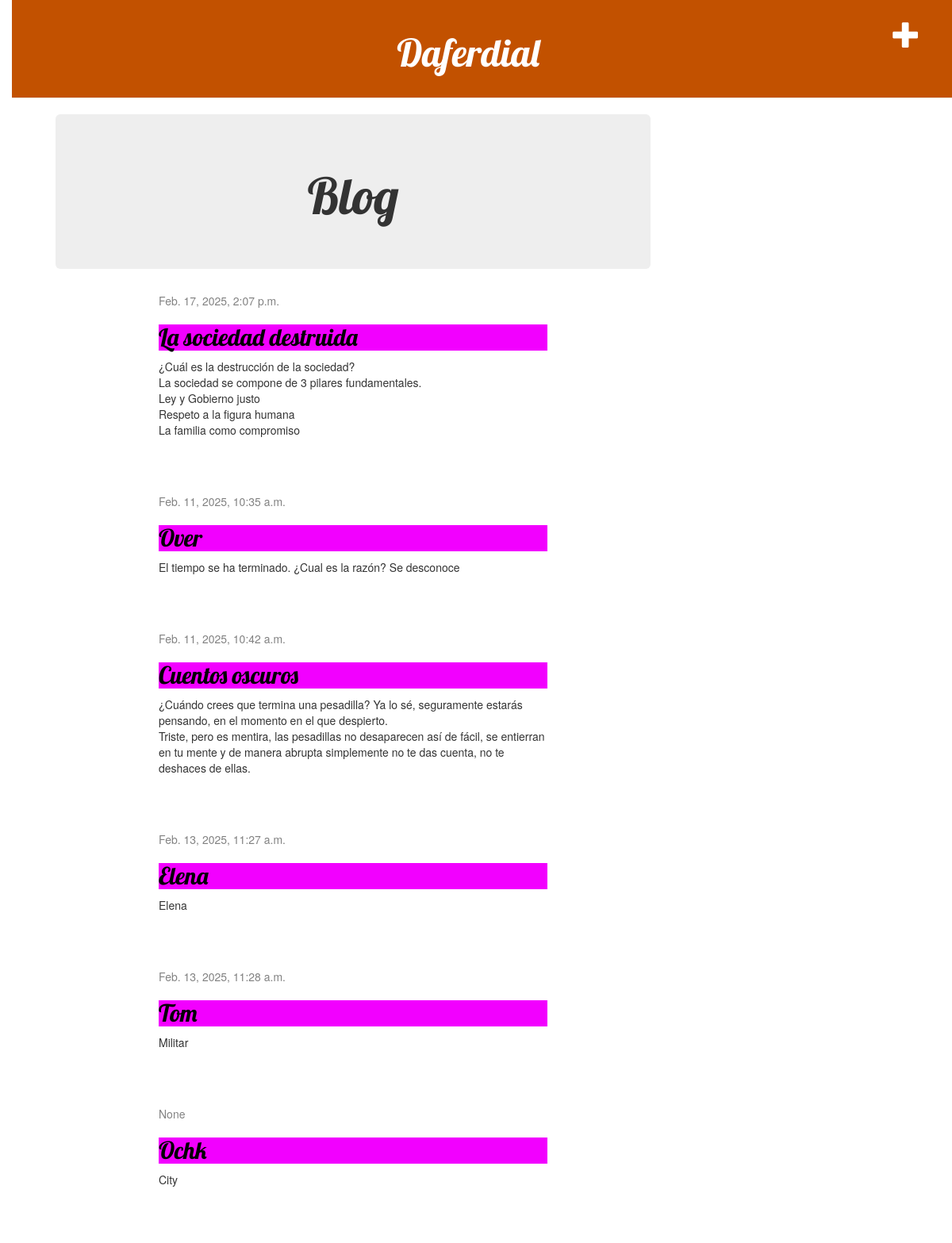
The app's page / (signed in) with its own data.
### blog/models.py (models this page shows, shortened)
class Post(models.Model):
    author = models.ForeignKey(settings.AUTH_USER_MODEL, on_delete=models.CASCADE)
    title = models.CharField(max_length=200)
    text = models.TextField()
    created_date = models.DateTimeField(
            default=timezone.now)
    published_date = models.DateTimeField(
            blank=True, null=True)

### blog/views.py (the view)
# urls.py: path('', views.post_list, name='post_list'),
def post_list(request):
    posts = Post.objects.all()
    return render(request, 'blog/post_list.html', {'posts': posts})

### blog/templates/blog/post_list.html
{% extends 'blog/base.html' %}
{% load static %}
{% block content %}
    <div class="jumbotron text-center">
        <h1>Blog</h1>
    </div>
    <div class="row">
        <div class="col-md-8 col-md-offset-2">
            {% for post in posts %}
                <div class="post">
                    <div class="date">
                        {{ post.published_date }}
                    </div>
                    <h2><a href="{% url 'post_detail' post.pk %}">{{ post.title }}</a></h2>
                    <p>{{ post.text|linebreaksbr }}</p>
                </div>
            {% empty %}
                <p>No hay publicaciones todavía.</p>
            {% endfor %}
        </div>
    </div>
{% endblock %}

### blog/static/css/style.css (style rules this page uses)
h1, h2, h3, h4 { font-family: 'Lobster', cursive; }
.date { color: #828282; }
.post { margin-bottom: 70px; }
.post h2 a, .post h2 a:visited { color: #000000; }
h2 { color: #C25100; background-color: rgb(242, 0, 255); }
h1 { color: #C25100; text-align: center; }
body { padding-left: 15px; }

### records on screen
Post: published_date "Feb. 17, 2025, 2:07 p.m.", title "La sociedad destruida", text "¿Cuál es la destrucción de la sociedad? La sociedad se compone de 3 pilares fundamentales. Ley y Gobierno justo Respeto a la figura humana La familia como compromiso"
Post: published_date "Feb. 11, 2025, 10:35 a.m.", title "Over", text "El tiempo se ha terminado. ¿Cual es la razón? Se desconoce"
Post: published_date "Feb. 11, 2025, 10:42 a.m.", title "Cuentos oscuros", text "¿Cuándo crees que termina una pesadilla? Ya lo sé, seguramente estarás pensando, en el momento en el que despierto. Triste, pero es mentira, las pesadillas no desaparecen así de fácil, se entierran en tu mente y de manera abrupta simplemente no te das cuenta, no te deshaces de ellas."
Post: published_date "Feb. 13, 2025, 11:27 a.m.", title "Elena", text "Elena"
Post: published_date "Feb. 13, 2025, 11:28 a.m.", title "Tom", text "Militar"
Post: published_date "None", title "Ochk", text "City"
